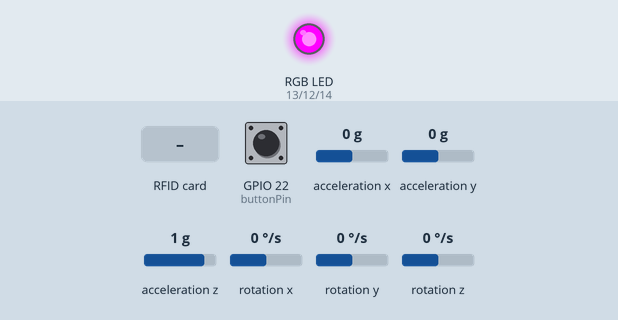
This sketch was run on a simulated ESP8266 (NodeMCU). Parts: an RGB LED mixed from three pins (HIGH = lit). Wiring (inferred from the names in the program): MPU-6050 motion sensor at I2C address 0x68. The inputs (shaded band) are chosen by the test bench; at power-on: GPIO 22 (buttonPin) LOW, acceleration x 0 g, acceleration y 0 g, acceleration z 1 g, rotation x 0 °/s, rotation y 0 °/s, rotation z 0 °/s. WiFi joins after 1.5 s; servers stay silent unless stated; network time is answered at once with the bench clock; the local clock reads 2024-03-15 10:24:30 at power-on unless the sketch sets it; what the sketch prints to the serial monitor is not drawn.

Above: at 3.9 s.
4.0 s: RFID card 5E 7A 19 C4 held to the reader
At 4.7 s:
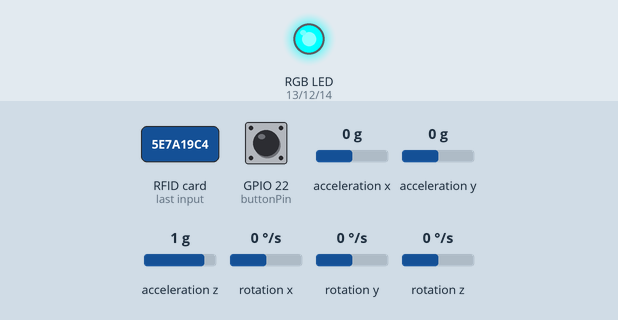
5.5 s: GPIO 22 (buttonPin) pulled HIGH for 0.15 s
At 6.8 s:
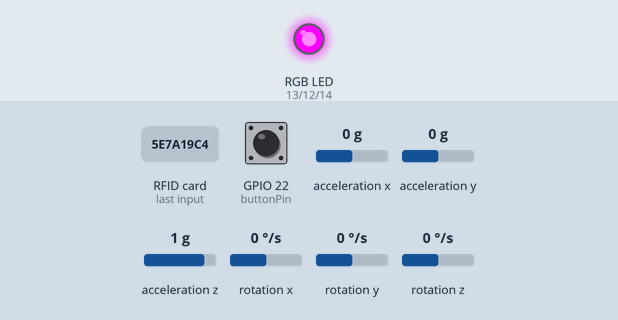
Timing chart, 0 to 8.5 s (numbered marks = the images above; inputs shaded):
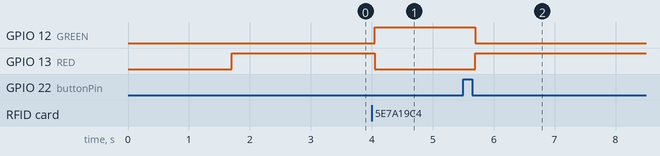

Measured:
- after the input at 4.0 s, GPIO 12 (GREEN): LOW → HIGH after 0.05 s; GPIO 13 (RED): HIGH → LOW after 0.05 s
- after the input at 5.5 s, GPIO 12 (GREEN): HIGH → LOW after 0.20 s; GPIO 13 (RED): LOW → HIGH after 0.20 s

The sketch:

Elliptical_Machine_Firestore.ino
```cpp
/*___________________________________Connections______________________________________ */
/*
This ESP32-based project is an exercise monitoring system that integrates RFID (MFRC522), MPU6050 (Accelerometer & Gyroscope),
an RGB LED, and a push button to track elliptical machine workouts. It logs data to Firebase Firestore for cloud storage
and analysis.
*/
/*
RFID RC522    ESP32
SDA  -------> 15
SCK  -------> 18
MOSI -------> 23
MISO -------> 19
IRQ  -------> NC
GND  -------> GND
RST  -------> 27
VCC  -------> 3.3V
Pushbutton -> 22
RGB LED          ESP32
Red     -------> 13
Anode   -------> 3.3V
Green   -------> 12
Blue    -------> 14
MPU6050       ESP32
VCC --------> 3.3V
GND --------> GND
SCL --------> 26
SDA --------> 25
XDA --------> NC
XCL --------> NC
AD0 --------> GND
INT --------> NC
*/
/* ______________________________________Libraries______________________________________ */
//Wifi
#if defined(ESP32)
#include <WiFi.h>
#elif defined(ESP8266)
#include <ESP8266WiFi.h>
#endif
//Firebase
#include <Firebase_ESP_Client.h>
#include "addons/TokenHelper.h" //Provide the token generation process info.
//RFID
#include <SPI.h>
#include <MFRC522.h>
//Timestamp
#include <Time.h>
#include <TimeLib.h>
#include <NTPClient.h>
#include <WiFiUdp.h>
//MPU6050
#include <Wire.h> //For communication between MPU6050 and ESP32 (I2C)
#include <Math.h>
/* ______________________________________Macros______________________________________ */
//Wifi
#define WIFI_SSID "" //1. Wifi details are necessary
#define WIFI_PASSWORD ""
//Firebase
#define API_KEY "" //2. Define the API Key
#define FIREBASE_PROJECT_ID "" //3. Define the project ID
#define USER_EMAIL "" //4. Define the user Email and password that alreadey registerd or added in your project
#define USER_PASSWORD ""
//RFID
#define SS_PIN 15
#define RST_PIN 27
//Button
#define buttonPin 22
//For cloud functions
const char* gymName = "addiction";
const char* exName = "elliptical1";
//For RGB LEDs
#define RED 13
#define GREEN 12
#define BLUE 14
//For MPU6050 - threshod for number of rotations
#define Upper_Threshold 0.85
//MPU6050 I2C Pins
#define SCL 26
#define SDA 25
//Define sensitivity scale factors for accelerometer and gyro based on the GYRO_CONFIG and ACCEL_CONFIG register values
#define aScaleFactor 16384
#define gScaleFactor 131
/* ______________________________________Declarations and Variables______________________________________ */
//Define Firebase Data object
FirebaseData fbdo;
FirebaseAuth auth;
FirebaseConfig config;
//Create Struct for uploading
typedef struct uploadMessage { // Structure example to receive data. Must match the sender structure
  String loginTimeS;
  String logoutTimeS;
  String dateS;
  String dayS;
  int ongoingS;
  double durationS;
  int countS;
} uploadMessage;
uploadMessage sessionData; // Create a struct_message called myData
//RFID
MFRC522 rfid(SS_PIN, RST_PIN); // Instance of the class
MFRC522::MIFARE_Key key;
byte uid[4]; // Init array that will store UID
String RFIDCode = "";
//Timestamp
WiFiUDP ntpUDP;
NTPClient timeClient(ntpUDP);
long int loginTime = 0;
long int logoutTime = 0;
//double duration;
String timeStamp, dateStamp, dayStamp;
//Button
int buttonState; //Logout will be initiated if button state is HIGH
//MPU6050: Since pin AD0 is Grounded, address of the device is b1101000 (0x68) [Check Sec 9.2 of Datasheet]
const uint8_t MPU6050SlaveAddress = 0x68;
//MPU6050: Few configuration register addresses
const uint8_t MPU6050_REGISTER_SMPLRT_DIV   =  0x19;
const uint8_t MPU6050_REGISTER_USER_CTRL    =  0x6A;
const uint8_t MPU6050_REGISTER_PWR_MGMT_1   =  0x6B;
const uint8_t MPU6050_REGISTER_PWR_MGMT_2   =  0x6C;
const uint8_t MPU6050_REGISTER_CONFIG       =  0x1A;
const uint8_t MPU6050_REGISTER_GYRO_CONFIG  =  0x1B;
const uint8_t MPU6050_REGISTER_ACCEL_CONFIG =  0x1C;
const uint8_t MPU6050_REGISTER_FIFO_EN      =  0x23;
const uint8_t MPU6050_REGISTER_INT_ENABLE   =  0x38;
const uint8_t MPU6050_REGISTER_SIGNAL_PATH_RESET  = 0x68;
const uint8_t MPU6050_REGISTER_ACCEL_XOUT_H =  0x3B; //Register 59 (14 Registers (59 to 72) contain accel, temp and gyro data)
//Accelerometer and Gyroscope Variabels
int16_t AX_raw, AY_raw,AZ_raw, GX_raw, GY_raw, GZ_raw, Temp_raw;
double Ax, Ay, Az, T, Gx, Gy, Gz;
//Counter Variables for Accelerometer Rotations
int state; //State Variable
int c_state = 0; //current state
int p_state = 0; //previous state
int count = 0; //counting all edges
//int realcount; //Count for just low to high edges
/* ______________________________________Setup______________________________________ */
void setup() {
  Serial.begin(115200);
  //Wifi
  Serial.println();
  Serial.print("Connecting to ");
  Serial.println(WIFI_SSID);
  WiFi.begin(WIFI_SSID, WIFI_PASSWORD);
  //Print dots as long as it is not connected
  while (WiFi.status() != WL_CONNECTED) {
    delay(500);
    Serial.print(".");
  }
  Serial.println();
  Serial.print("Connected to "); Serial.println(WIFI_SSID);
  Serial.print("IP address: "); Serial.println(WiFi.localIP());
  //RFID
  SPI.begin(); // Init SPI bus
  rfid.PCD_Init(); // Init MFRC522
  for (byte i = 0; i < 6; i++) {
    key.keyByte[i] = 0xFF;
  }
  //Firestore
  Serial.printf("Firebase Client v%s\n\n", FIREBASE_CLIENT_VERSION);
  config.api_key = API_KEY; //Assign the api key (required)
  auth.user.email = USER_EMAIL; //Assign the user sign in credentials
  auth.user.password = USER_PASSWORD;
  config.token_status_callback = tokenStatusCallback; //(see addons/TokenHelper.h) Assign the callback function for the long running token generation task
  Firebase.begin(&config, &auth);
  Firebase.reconnectWiFi(true);
  //Setup MPU6050
  Wire.begin(SDA, SCL);
  MPU6050_Init(); //Setup the MPU6050 registers
  //RGB LED
  pinMode(RED, OUTPUT);
  pinMode(GREEN, OUTPUT);
  pinMode(BLUE, OUTPUT);
  pinMode(buttonPin, INPUT);
  digitalWrite(RED,HIGH); //Note: Common Anode LEDs work on active LOW signals
  digitalWrite(GREEN,HIGH);
  digitalWrite(BLUE,HIGH);
  RGB_color(1, 0, 1); //Green - unoccupied at the start
}
/* ______________________________________Loop______________________________________ */
void loop() {
  //Check for an RFID Card
  if (rfid.PICC_IsNewCardPresent() && rfid.PICC_ReadCardSerial()){
    for (byte i = 0; i < 4; i++) {
      uid[i] = rfid.uid.uidByte[i];
    }
  //Get RFID card
  for (byte j = 0; j < rfid.uid.size; j++)
   {
      RFIDCode.concat(String(rfid.uid.uidByte[j] < 0x10 ? "0" : ""));
      RFIDCode.concat(String(rfid.uid.uidByte[j], HEX));
   }
  //Print RFID Tag
  RFIDCode.toUpperCase();
  RFIDCode=String(RFIDCode);
  Serial.print("RFID Code: "); Serial.println(RFIDCode);
  rfid.PICC_HaltA();
  rfid.PCD_StopCrypto1();
  //Update NTP for Login time
  timeClient.update();
  loginTime = timeClient.getEpochTime() + (19800); //Set offset wrt your Timezone - 5 hours 30 minutes = 19800s (India is GMT+5:30)
  getDetailedTimeStamp(loginTime);
  //Update struct meesage for firestore
  sessionData.loginTimeS = timeStamp;
  sessionData.dateS = dateStamp;
  sessionData.dayS = dayStamp;
  sessionData.ongoingS = true; //Indicates that RFID has been logged in
  Serial.print("Login time: "); Serial.println(sessionData.loginTimeS);
  rfid.PCD_AntennaOff();  //Turn Antenna off
  Serial.println("Antenna Off "); //Successfully logged in
  RGB_color(0, 1, 1); //RED - occupied
  } //rfid present
  if(sessionData.ongoingS){
    while(1){
      buttonState = digitalRead(buttonPin);
      if(buttonState==HIGH){
        endSession();
        break;
      }
      else if(buttonState==LOW){
        readSensors();
      }
    }//while
  }//ongoing session ie status flag
}
/* ______________________________________Functions______________________________________ */
void endSession(){
  timeClient.update();
  logoutTime = timeClient.getEpochTime() + (19800); //5 hours 30 minutes = 19800s (India is GMT+5:30)
  getDetailedTimeStamp(logoutTime);
  sessionData.logoutTimeS = timeStamp;
  sessionData.durationS = ((hour(logoutTime) - hour(loginTime))*3600 + (minute(logoutTime) - minute(loginTime))*60 + (second(logoutTime) - second(loginTime)));
  //Create Firestore document
  if (Firebase.ready()){
    String content;
    FirebaseJson js;
    String documentPath = "gyms/" + String(gymName) + "/users/" + RFIDCode + "/activity/" + dateStamp + "/today/" + String(exName);
    Serial.println(documentPath);
    js.set("fields/Login/stringValue", sessionData.loginTimeS);
    js.set("fields/Logout/stringValue", sessionData.logoutTimeS);
    js.set("fields/date/stringValue", sessionData.dateS);
    js.set("fields/day/stringValue", sessionData.dayS);
    js.set("fields/duration/integerValue", sessionData.durationS);
    js.set("fields/reps/integerValue", sessionData.countS); //Parameter to be measured - reps
    js.toString(content);
    //Create Doc
    Serial.print("Button pressed! Create a document... ");
    if (Firebase.Firestore.createDocument(&fbdo, FIREBASE_PROJECT_ID, "" /* databaseId can be (default) or empty */, documentPath.c_str(), content.c_str())){
      Serial.printf("ok\n%s\n\n", fbdo.payload().c_str());
      //Turn Antenna ON
      rfid.PCD_AntennaOn();
      RFIDCode = "";
      Serial.println("Antenna is on");
      RGB_color(1, 0, 1); //Green - unoccupied
      sessionData.ongoingS = false;
    }
    else {
      Serial.println(fbdo.errorReason());
    }
  }
}
//Read MPU6050 Data
void readSensors(){
  //Read sensors here
  Read_RawValue(MPU6050SlaveAddress, MPU6050_REGISTER_ACCEL_XOUT_H);
  //Divide each with their sensitivity scale factor
  Ax = (double)AX_raw / aScaleFactor;
  Ay = (double)AY_raw / aScaleFactor;
  Az = (double)AZ_raw / aScaleFactor;
  T = (double)Temp_raw / 340 + 36.53; //temperature formula from datasheet
  Gx = (double)GX_raw / gScaleFactor;
  Gy = (double)GY_raw / gScaleFactor;
  Gz = (double)GZ_raw / gScaleFactor;
  //Comparator
  if(Az > Upper_Threshold) {
    state = 1;
  }
  else {
    state = 0;
  }
  c_state = state;
  // compare the current state to its previous state
  if (c_state != p_state) {
      // if the state has changed, increment the counter
      count++;
      // Delay a little bit to avoid bouncing
  }
  else{
    count = count;
  }
  // save the current state as the last state, for next time through the loop
  p_state = c_state;
  sessionData.countS = count / 2;
  Serial.print(" State: "); Serial.print(state);
  Serial.print(" Count: "); Serial.println(sessionData.countS);
  delay(500);
}
//Function to convert epoch time into a readable format
void getDetailedTimeStamp(int logs) {
  timeStamp = ((hour(logs)<10)?("0"+String(hour(logs))):(String(hour(logs)))) + ":" + ((minute(logs)<10)?("0"+String(minute(logs))):(String(minute(logs)))) + ":" + ((second(logs)<10)?("0"+String(second(logs))):(String(second(logs))));
  dateStamp = ((day(logs)<10)?("0"+String(day(logs))):(String(day(logs))))+ "-" + ((month(logs)<10)?("0"+String(month(logs))):(String(month(logs)))) + "-" + String(year(logs));
  switch(weekday(logs))
  {
    case 1:  dayStamp = "Sunday"; break;
    case 2:  dayStamp = "Monday"; break;
    case 3:  dayStamp = "Tuesday"; break;
    case 4:  dayStamp = "Wednesday"; break;
    case 5:  dayStamp = "Thursday"; break;
    case 6:  dayStamp = "Friday"; break;
    default: dayStamp = "Saturday";
  }
}
//Function to get RGB colours
void RGB_color(bool r, bool g, bool b){
  digitalWrite(RED, r);
  digitalWrite(GREEN, g);
  digitalWrite(BLUE, b);
  delay(1000);
}
//Configure and setup MPU6050 Registers
void MPU6050_Init() {
  delay(150);
  //Step 1: Set sample rate divider to get the desired sampling rate of 1kHz based on the formula given in datasheet
  I2C_Write(MPU6050SlaveAddress, MPU6050_REGISTER_SMPLRT_DIV, 0x07);
  //Step 2: Set PLL with X axis gyroscope as the clock reference for improved stability.
  I2C_Write(MPU6050SlaveAddress, MPU6050_REGISTER_PWR_MGMT_1, 0x01);
  //Step 3: This functionality is not required. Disable it.
  I2C_Write(MPU6050SlaveAddress, MPU6050_REGISTER_PWR_MGMT_2, 0x00);
  //Step 4: Disable external Frame Synchronization and disable DLPF so that Gyroscope Output Rate = 8kHz
  I2C_Write(MPU6050SlaveAddress, MPU6050_REGISTER_CONFIG, 0x00);
  //Step 5: Set gyroscope full range to +- 250 dps, so that the gyroscope sensitivity scale factor is 131
  I2C_Write(MPU6050SlaveAddress, MPU6050_REGISTER_GYRO_CONFIG, 0x00);
  //Step 6: Set accelerometer full range to +- 2g, so that the accelerometer sensitivity scale factor is 16384
  I2C_Write(MPU6050SlaveAddress, MPU6050_REGISTER_ACCEL_CONFIG, 0x00);
  //Step 7: This functionality is not required. Disable it.
  I2C_Write(MPU6050SlaveAddress, MPU6050_REGISTER_FIFO_EN, 0x00);
  //Step 8: Enable the Data Ready interrupt
  I2C_Write(MPU6050SlaveAddress, MPU6050_REGISTER_INT_ENABLE, 0x01);
  //Step 9: Do not reset signal paths
  I2C_Write(MPU6050SlaveAddress, MPU6050_REGISTER_SIGNAL_PATH_RESET, 0x00);
  //Step 10: The functionalities provided by the bits of this register are not requires now. Disable them
  I2C_Write(MPU6050SlaveAddress, MPU6050_REGISTER_USER_CTRL, 0x00);
}
//14 Registers (59 to 72) contain accel, temp and gyro data. We need to access it
void Read_RawValue(uint8_t deviceAddress, uint8_t regAddress) {
  Wire.beginTransmission(deviceAddress); //Get the slave's attention, tell it we're sending a command byte. Slave = MPU6050
  Wire.write(regAddress); //The command byte sets pointer to register whose address is given
  Wire.endTransmission();
  Wire.requestFrom(deviceAddress, (uint8_t)14); //Used by the master to request bytes from a slave device
  AX_raw = (((int16_t)Wire.read() << 8) | Wire.read());
  AY_raw = (((int16_t)Wire.read() << 8) | Wire.read());
  AZ_raw = (((int16_t)Wire.read() << 8) | Wire.read());
  Temp_raw = (((int16_t)Wire.read() << 8) | Wire.read());
  GX_raw = (((int16_t)Wire.read() << 8) | Wire.read());
  GY_raw = (((int16_t)Wire.read() << 8) | Wire.read());
  GZ_raw = (((int16_t)Wire.read() << 8) | Wire.read());
}
//A function that lets us write data to the slave's registers easily
void I2C_Write(uint8_t deviceAddress, uint8_t regAddress, uint8_t data) {
  Wire.beginTransmission(deviceAddress); //Get the slave's attention, tell it we're sending a command byte. Slave = MPU6050
  Wire.write(regAddress); //The command byte sets pointer to register whose address is given
  Wire.write(data); //Now that the pointer is ‘pointing’ at the specific register you wanted, this command will replace the byte stored in that register with the given data.
  Wire.endTransmission(); //This tells the slave that you’re done giving it instructions for now
}
```
